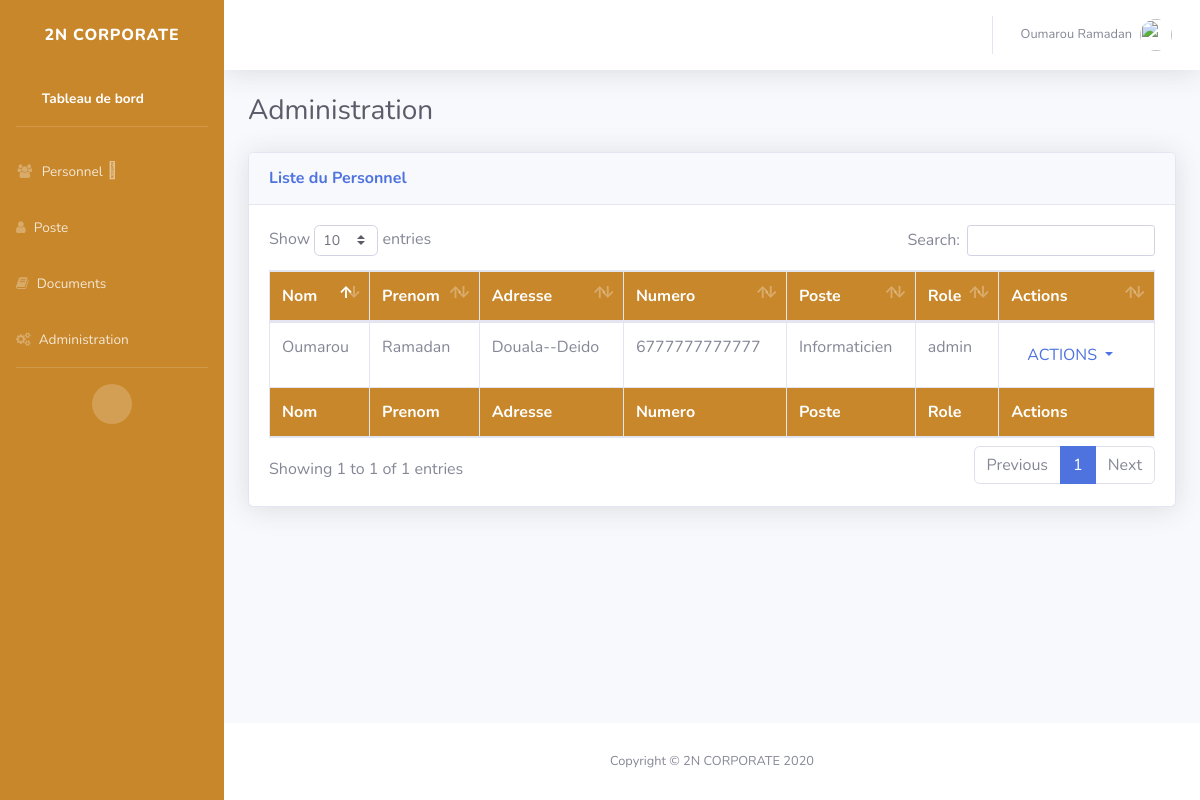
/admin.php (signed in), run on the app's committed database.
### tables this page shows
CREATE TABLE IF NOT EXISTS `personnel` (
  `ID_PERSONNEL` int(11) NOT NULL AUTO_INCREMENT,
  `ID_POSTE` int(11) DEFAULT NULL,
  `NOM` varchar(150) DEFAULT NULL,
  `PRENOM` varchar(150) DEFAULT NULL,
  `mdp` varchar(200) DEFAULT NULL,
  `ORANGE` varchar(15) DEFAULT NULL,
  `MTN` varchar(12) DEFAULT NULL,
  `PHONE_PRO` varchar(128) DEFAULT NULL,
  `CNI` varchar(128) DEFAULT NULL,
  `VILLE_RESIDENCE` varchar(128) DEFAULT NULL,
  `QUARTIER` varchar(128) DEFAULT NULL,
  `DTE_EMBAUCHE` datetime DEFAULT current_timestamp(),
  `CONTRAT` varchar(128) DEFAULT NULL,
  `PERMIS_CONDUIRE` varchar(128) DEFAULT NULL,
  `CONTACT_URGENT` varchar(15) DEFAULT NULL,
  `NOM_URGENT` varchar(128) DEFAULT NULL,
  `LIEN_PARENTER` varchar(128) DEFAULT NULL,
  `PLAN_LOCALISATION` varchar(128) DEFAULT NULL,
  `ETAT_MATRIMONIAL` varchar(128) DEFAULT NULL,
  `NBRE_ENFANT` varchar(11) DEFAULT NULL,
  `POINTURE` varchar(128) DEFAULT NULL,
  `CV` varchar(128) DEFAULT NULL,
  `FRANCAIS` varchar(32) DEFAULT NULL,
  `ANGLAIS` varchar(32) DEFAULT NULL,
  `AUTRE_LANGUE` varchar(128) DEFAULT NULL,
  `ROLE` varchar(32) DEFAULT NULL,
  `STATUT` varchar(20) DEFAULT NULL,
  `MATRICULE` varchar(50) DEFAULT NULL,
  PRIMARY KEY (`ID_PERSONNEL`),
  KEY `I_FK_PERSONNEL_POSTE` (`ID_POSTE`)
);

CREATE TABLE IF NOT EXISTS `poste` (
  `ID_POSTE` int(11) NOT NULL AUTO_INCREMENT,
  `NOM_POSTE` varchar(128) NOT NULL,
  `create_poste` datetime NOT NULL DEFAULT current_timestamp(),
  PRIMARY KEY (`ID_POSTE`)
);

### function.php (called while the page is built, shortened)
<?php
function user_admin(){
  require ('bd.php');
  $req = $bdd->prepare("SELECT * FROM Personnel WHERE ROLE = 'admin' OR ROLE = 'utilisateur' ");
  $req->execute();
  return $req;
}
function get_poste($id_poste){
  require ('bd.php');
  $req = $bdd->prepare('SELECT NOM_POSTE FROM Poste WHERE ID_POSTE = ? ');
  $req->execute(array($id_poste));
  $req = $req->fetch();
  return $req['NOM_POSTE'];
}
?>

### admin.php (the view, shortened to what this page needs)
<?php
require ('function.php');
$personnels =  user_admin();
 ?>
<!DOCTYPE html>
<html lang="fr">
<head>
    <link href="https://stackpath.bootstrapcdn.com/font-awesome/4.7.0/css/font-awesome.min.css" rel="stylesheet">
  <link href="css/sb-admin-2.css" rel="stylesheet">
    <link href="vendor/datatables/dataTables.bootstrap4.min.css" rel="stylesheet">
</head>
<body id="page-top">
    <div id="wrapper">
      <?php require 'header.php' ?>
                <div class="container-fluid">
                    <div class="d-sm-flex align-items-center justify-content-between mb-4">
                        <h1 class="h3 mb-0 text-gray-800">Administration</h1>
                    </div>
                    <div class="card shadow mb-4">
                        <div class="card-header py-3">
                            <h6 class="m-0 font-weight-bold text-primary">Liste du Personnel</h6>
                        </div>
                        <div class="card-body">
                            <div class="table-responsive">
                                <table class="table table-bordered" id="dataTable" width="100%" cellspacing="0">
                                    <thead style="background:#c8872a;color:#fff">
                                        <tr>
                                            <th>Nom</th>
                                            <th>Prenom</th>
                                            <th>Adresse</th>
                                            <th>Numero</th>
                                            <th>Poste</th>
                                            <th>Role</th>
                                            <th>Actions</th>
                                        </tr>
                                    </thead>
                                    <tfoot style="background:#c8872a;color:#fff">
                                        <tr>
                                          <th>Nom</th>
                                          <th>Prenom</th>
                                          <th>Adresse</th>
                                          <th>Numero</th>
                                          <th>Poste</th>
                                          <th>Role</th>
                                          <th>Actions</th>
                                        </tr>
                                    </tfoot>
                                    <tbody>
                                    <?php while ($personnel = $personnels->fetch()) { ?>
                                        <tr>
                                            <td><?= $personnel['NOM']; ?></td>
                                            <td><?= $personnel['PRENOM']; ?></td>
                                            <td><?= $personnel['VILLE_RESIDENCE']; ?>--<?= $personnel['QUARTIER']; ?></td>
                                            <td><?= $personnel['ORANGE']; ?></td>
                                            <td><?= get_poste($personnel['ID_POSTE']); ?></td>
                                            <td><?= $personnel['ROLE']; ?></td>
                                            <td>
                                                  <a class="nav-link dropdown-toggle" href="#" id="userDropdown" role="button"
                                                      data-toggle="dropdown" aria-haspopup="true" aria-expanded="false">
                                                      ACTIONS
                                                  </a>
                                            </td>
                                        </tr>
                                          <?php } ?>
                                    </tbody>
                                </table>
                            </div>
                        </div>
                    </div>
                </div>
            </div>
            <?php require 'footer.php' ?>
        </div>
    </div>
</body>
</html>

### data on the page
personnel: NOM "Oumarou", PRENOM "Ramadan", VILLE_RESIDENCE "Douala", QUARTIER "Deido", ORANGE "6777777777777", ID_POSTE.NOM_POSTE "Informaticien", ROLE "admin"

### other printed values
$_SESSION['nom'] "Oumarou"
$_SESSION['prenom'] "Ramadan"
